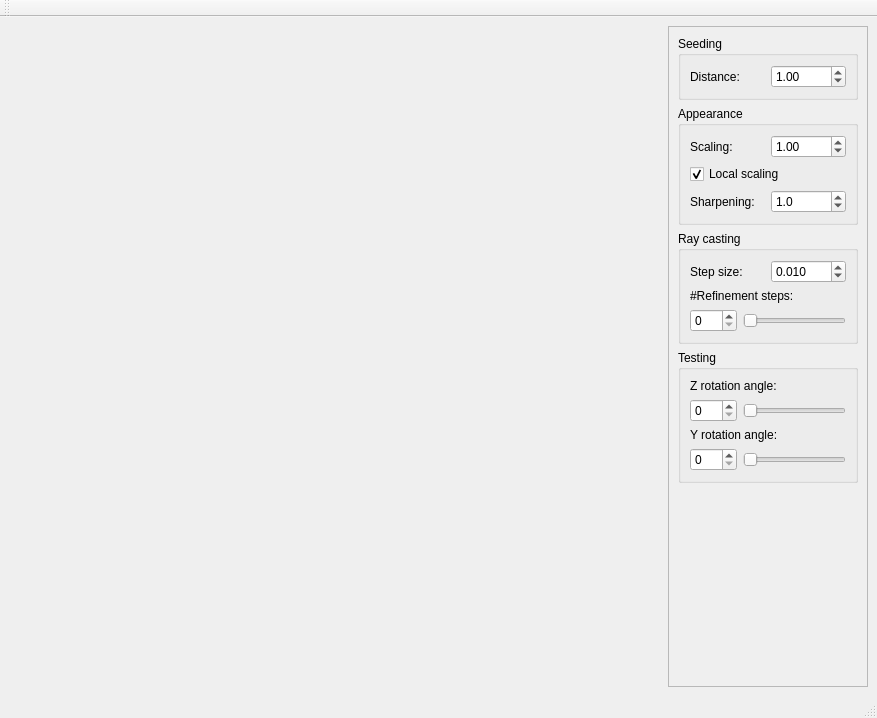
<ui version="4.0" >
 <class>shglyphsgui</class>
 <widget class="QMainWindow" name="shglyphsgui" >
  <property name="geometry" >
   <rect>
    <x>0</x>
    <y>0</y>
    <width>877</width>
    <height>718</height>
   </rect>
  </property>
  <property name="windowTitle" >
   <string>MainWindow</string>
  </property>
  <widget class="QWidget" name="centralwidget" >
   <layout class="QHBoxLayout" >
    <item>
     <widget class="QVTKWidget" native="1" name="vtkWidget" >
      <property name="sizePolicy" >
       <sizepolicy vsizetype="MinimumExpanding" hsizetype="MinimumExpanding" >
        <horstretch>0</horstretch>
        <verstretch>0</verstretch>
       </sizepolicy>
      </property>
     </widget>
    </item>
    <item>
     <widget class="QFrame" name="frame" >
      <property name="sizePolicy" >
       <sizepolicy vsizetype="Preferred" hsizetype="Fixed" >
        <horstretch>0</horstretch>
        <verstretch>0</verstretch>
       </sizepolicy>
      </property>
      <property name="minimumSize" >
       <size>
        <width>200</width>
        <height>16</height>
       </size>
      </property>
      <property name="frameShape" >
       <enum>QFrame::StyledPanel</enum>
      </property>
      <property name="frameShadow" >
       <enum>QFrame::Raised</enum>
      </property>
      <layout class="QVBoxLayout" >
       <item>
        <widget class="QGroupBox" name="groupBox_4" >
         <property name="title" >
          <string>Seeding</string>
         </property>
         <layout class="QVBoxLayout" >
          <item>
           <layout class="QHBoxLayout" >
            <item>
             <widget class="QLabel" name="label_7" >
              <property name="text" >
               <string>Distance:</string>
              </property>
             </widget>
            </item>
            <item>
             <widget class="QDoubleSpinBox" name="seedDistanceSpinBox" >
              <property name="minimum" >
               <double>0.100000000000000</double>
              </property>
              <property name="singleStep" >
               <double>0.100000000000000</double>
              </property>
              <property name="value" >
               <double>1.000000000000000</double>
              </property>
             </widget>
            </item>
           </layout>
          </item>
         </layout>
        </widget>
       </item>
       <item>
        <widget class="QGroupBox" name="groupBox" >
         <property name="title" >
          <string>Appearance</string>
         </property>
         <layout class="QVBoxLayout" >
          <item>
           <layout class="QHBoxLayout" >
            <item>
             <widget class="QLabel" name="label" >
              <property name="text" >
               <string>Scaling:</string>
              </property>
             </widget>
            </item>
            <item>
             <widget class="QDoubleSpinBox" name="scalingSpinBox" >
              <property name="minimum" >
               <double>0.010000000000000</double>
              </property>
              <property name="singleStep" >
               <double>0.100000000000000</double>
              </property>
              <property name="value" >
               <double>1.000000000000000</double>
              </property>
             </widget>
            </item>
           </layout>
          </item>
          <item>
           <widget class="QCheckBox" name="localScalingCheckBox" >
            <property name="text" >
             <string>Local scaling</string>
            </property>
            <property name="checked" >
             <bool>true</bool>
            </property>
           </widget>
          </item>
          <item>
           <layout class="QHBoxLayout" >
            <item>
             <widget class="QLabel" name="label_2" >
              <property name="text" >
               <string>Sharpening:</string>
              </property>
             </widget>
            </item>
            <item>
             <widget class="QDoubleSpinBox" name="sharpeningSpinBox" >
              <property name="decimals" >
               <number>1</number>
              </property>
              <property name="minimum" >
               <double>0.100000000000000</double>
              </property>
              <property name="maximum" >
               <double>100.000000000000000</double>
              </property>
              <property name="singleStep" >
               <double>0.100000000000000</double>
              </property>
              <property name="value" >
               <double>1.000000000000000</double>
              </property>
             </widget>
            </item>
           </layout>
          </item>
         </layout>
        </widget>
       </item>
       <item>
        <widget class="QGroupBox" name="groupBox_2" >
         <property name="title" >
          <string>Ray casting</string>
         </property>
         <layout class="QVBoxLayout" >
          <item>
           <layout class="QHBoxLayout" >
            <item>
             <widget class="QLabel" name="label_3" >
              <property name="text" >
               <string>Step size:</string>
              </property>
             </widget>
            </item>
            <item>
             <widget class="QDoubleSpinBox" name="stepSizeSpinBox" >
              <property name="decimals" >
               <number>3</number>
              </property>
              <property name="minimum" >
               <double>0.000000000000000</double>
              </property>
              <property name="maximum" >
               <double>100.000000000000000</double>
              </property>
              <property name="singleStep" >
               <double>0.010000000000000</double>
              </property>
              <property name="value" >
               <double>0.010000000000000</double>
              </property>
             </widget>
            </item>
           </layout>
          </item>
          <item>
           <widget class="QLabel" name="label_4" >
            <property name="text" >
             <string>#Refinement steps:</string>
            </property>
           </widget>
          </item>
          <item>
           <layout class="QHBoxLayout" >
            <item>
             <widget class="QSpinBox" name="refinementSpinBox" >
              <property name="maximum" >
               <number>100</number>
              </property>
             </widget>
            </item>
            <item>
             <widget class="QSlider" name="refinementSlider" >
              <property name="maximum" >
               <number>100</number>
              </property>
              <property name="orientation" >
               <enum>Qt::Horizontal</enum>
              </property>
             </widget>
            </item>
           </layout>
          </item>
         </layout>
        </widget>
       </item>
       <item>
        <widget class="QGroupBox" name="groupBox_3" >
         <property name="title" >
          <string>Testing</string>
         </property>
         <layout class="QVBoxLayout" >
          <item>
           <widget class="QLabel" name="label_5" >
            <property name="text" >
             <string>Z rotation angle:</string>
            </property>
           </widget>
          </item>
          <item>
           <layout class="QHBoxLayout" >
            <item>
             <widget class="QSpinBox" name="zRotationSpinBox" >
              <property name="maximum" >
               <number>360</number>
              </property>
             </widget>
            </item>
            <item>
             <widget class="QSlider" name="zRotationSlider" >
              <property name="maximum" >
               <number>360</number>
              </property>
              <property name="orientation" >
               <enum>Qt::Horizontal</enum>
              </property>
             </widget>
            </item>
           </layout>
          </item>
          <item>
           <widget class="QLabel" name="label_6" >
            <property name="text" >
             <string>Y rotation angle:</string>
            </property>
           </widget>
          </item>
          <item>
           <layout class="QHBoxLayout" >
            <item>
             <widget class="QSpinBox" name="yRotationSpinBox" >
              <property name="maximum" >
               <number>360</number>
              </property>
             </widget>
            </item>
            <item>
             <widget class="QSlider" name="yRotationSlider" >
              <property name="maximum" >
               <number>360</number>
              </property>
              <property name="orientation" >
               <enum>Qt::Horizontal</enum>
              </property>
             </widget>
            </item>
           </layout>
          </item>
         </layout>
        </widget>
       </item>
       <item>
        <spacer>
         <property name="orientation" >
          <enum>Qt::Vertical</enum>
         </property>
         <property name="sizeHint" >
          <size>
           <width>178</width>
           <height>41</height>
          </size>
         </property>
        </spacer>
       </item>
      </layout>
     </widget>
    </item>
   </layout>
  </widget>
  <widget class="QMenuBar" name="menubar" >
   <property name="geometry" >
    <rect>
     <x>0</x>
     <y>0</y>
     <width>877</width>
     <height>26</height>
    </rect>
   </property>
  </widget>
  <widget class="QStatusBar" name="statusbar" />
  <widget class="QToolBar" name="toolBar" >
   <property name="windowTitle" >
    <string>toolBar</string>
   </property>
   <attribute name="toolBarArea" >
    <enum>TopToolBarArea</enum>
   </attribute>
   <attribute name="toolBarBreak" >
    <bool>false</bool>
   </attribute>
  </widget>
 </widget>
 <customwidgets>
  <customwidget>
   <class>QVTKWidget</class>
   <extends>QWidget</extends>
   <header>QVTKWidget.h</header>
   <container>1</container>
  </customwidget>
 </customwidgets>
 <resources/>
 <connections>
  <connection>
   <sender>refinementSpinBox</sender>
   <signal>valueChanged(int)</signal>
   <receiver>refinementSlider</receiver>
   <slot>setValue(int)</slot>
   <hints>
    <hint type="sourcelabel" >
     <x>741</x>
     <y>316</y>
    </hint>
    <hint type="destinationlabel" >
     <x>844</x>
     <y>309</y>
    </hint>
   </hints>
  </connection>
  <connection>
   <sender>refinementSlider</sender>
   <signal>valueChanged(int)</signal>
   <receiver>refinementSpinBox</receiver>
   <slot>setValue(int)</slot>
   <hints>
    <hint type="sourcelabel" >
     <x>844</x>
     <y>309</y>
    </hint>
    <hint type="destinationlabel" >
     <x>741</x>
     <y>316</y>
    </hint>
   </hints>
  </connection>
  <connection>
   <sender>zRotationSlider</sender>
   <signal>valueChanged(int)</signal>
   <receiver>zRotationSpinBox</receiver>
   <slot>setValue(int)</slot>
   <hints>
    <hint type="sourcelabel" >
     <x>775</x>
     <y>399</y>
    </hint>
    <hint type="destinationlabel" >
     <x>717</x>
     <y>395</y>
    </hint>
   </hints>
  </connection>
  <connection>
   <sender>yRotationSpinBox</sender>
   <signal>valueChanged(int)</signal>
   <receiver>yRotationSlider</receiver>
   <slot>setValue(int)</slot>
   <hints>
    <hint type="sourcelabel" >
     <x>724</x>
     <y>466</y>
    </hint>
    <hint type="destinationlabel" >
     <x>752</x>
     <y>465</y>
    </hint>
   </hints>
  </connection>
  <connection>
   <sender>yRotationSlider</sender>
   <signal>valueChanged(int)</signal>
   <receiver>yRotationSpinBox</receiver>
   <slot>setValue(int)</slot>
   <hints>
    <hint type="sourcelabel" >
     <x>831</x>
     <y>468</y>
    </hint>
    <hint type="destinationlabel" >
     <x>713</x>
     <y>458</y>
    </hint>
   </hints>
  </connection>
 </connections>
</ui>
